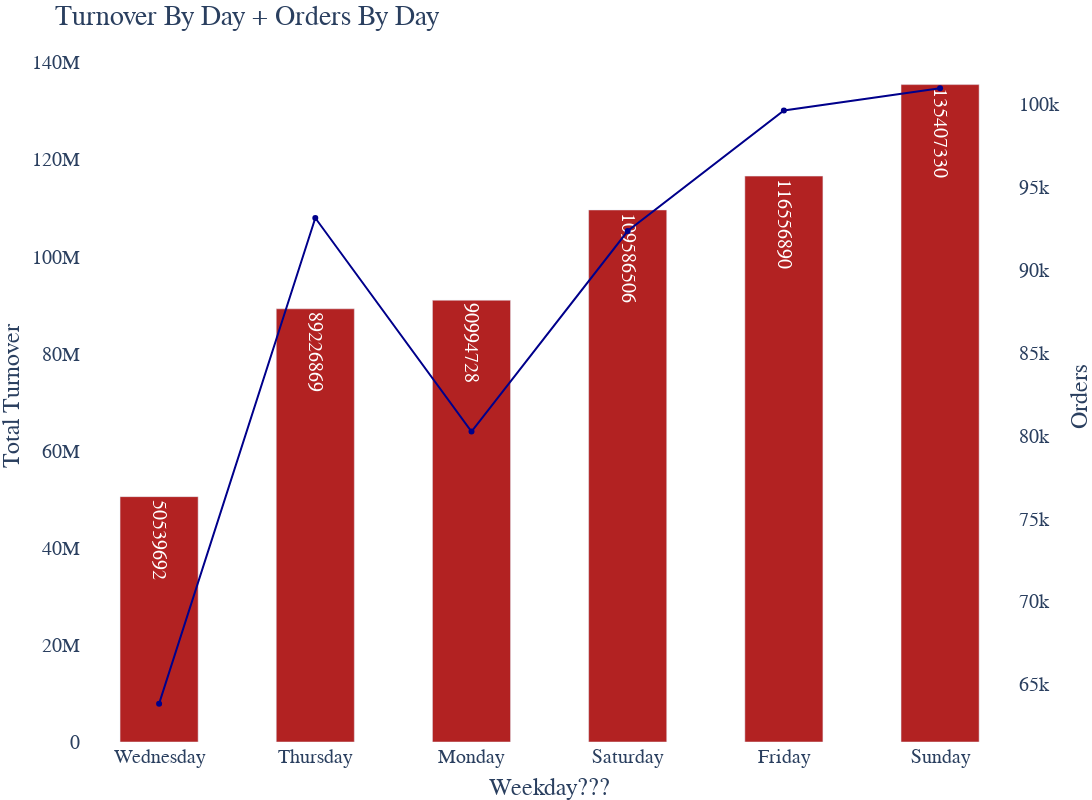

Write notebook code for a chart like this one.
### Code cell
fig_combi2 = make_subplots(specs=[[{"secondary_y": True}]])

fig_combi2.add_trace(
    go.Scatter(
        x= df.wday, 
        y=df.orders,
        marker_color = 'darkblue',
        ),
        secondary_y=True,
    )

fig_combi2.add_trace(
    go.Bar(
        x= df.wday, 
        y=df.sales_per_hour,
        marker_color='firebrick', 
    text = df.sales_per_hour,
    textposition = 'auto',
    width = 0.5,),
    secondary_y=False,
    )
fig_combi2.update_xaxes(
     title_text = 'Weekday???')
fig_combi2.update_yaxes(title_text="Total Turnover", secondary_y=False)
fig_combi2.update_yaxes(title_text="Orders", secondary_y=True)
fig_combi2.update_layout(
    plot_bgcolor='rgba(0,0,0,0)',
    title = 'Turnover By Day + Orders By Day',
    width=1200,
    height=800,
    margin={"r":0,"t":50,"l":0,"b":0},
    font_family = "Switzerland",
    font_size=20,
    showlegend = False
    # legend_title_text='Order Size',
    # legend=dict(
    #     yanchor="top",
    #     y=0.95,
    #     xanchor="left",
    #     x=0.05)
    )

fig_combi2.show()

### Figure 1 — Plotly figure (JSON) as saved in the notebook; plotly's stock layout.template omitted (floating-point values rounded to 4 significant figures)
{"data": [{"marker": {"color": "darkblue"}, "type": "scatter", "x": ["Wednesday", "Thursday", "Monday", "Saturday", "Friday", "Sunday"], "xaxis": "x", "y": [63827, 93135, 80250, 92346, 99624, 100958], "yaxis": "y2"}, {"marker": {"color": "firebrick"}, "text": [50539692, 89226869, 90994728, 109586506, 116556890, 135407330], "textposition": "auto", "type": "bar", "width": 0.5, "x": ["Wednesday", "Thursday", "Monday", "Saturday", "Friday", "Sunday"], "xaxis": "x", "y": [50539692, 89226869, 90994728, 109586506, 116556890, 135407330], "yaxis": "y"}], "layout": {"font": {"family": "Switzerland", "size": 20}, "height": 800, "margin": {"b": 0, "l": 0, "r": 0, "t": 50}, "plot_bgcolor": "rgba(0,0,0,0)", "showlegend": false, "title": {"text": "Turnover By Day + Orders By Day"}, "width": 1200, "xaxis": {"anchor": "y", "domain": [0, 0.94], "title": {"text": "Weekday???"}}, "yaxis": {"anchor": "x", "domain": [0, 1], "title": {"text": "Total Turnover"}}, "yaxis2": {"anchor": "x", "overlaying": "y", "side": "right", "title": {"text": "Orders"}}}}
